Frame 1 (no input): blank canvas, image omitted
Frame 60 (no input): blank canvas, image omitted
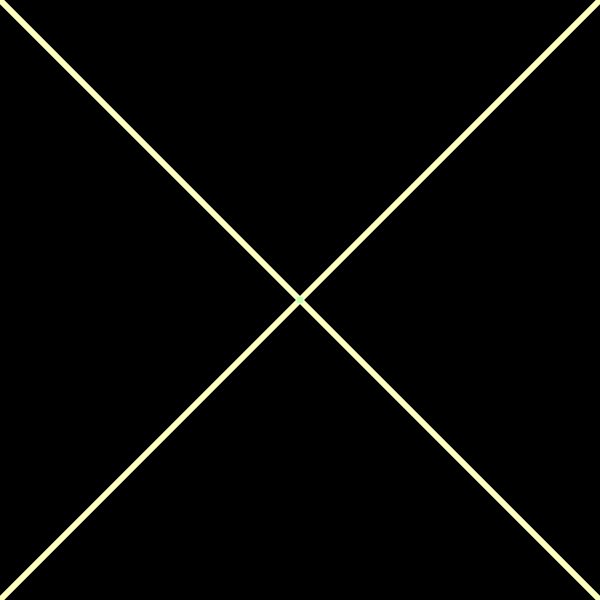
Frame 120 (the mouse pressed at the canvas centre since frame 60)

The p5.js sketch whose frames 1 and 60 were blank and that drew this single picture after the mouse press (run headless with seeded random() and noise() and a simulated clock; from frame 60 on, the mouse is pressed at the canvas centre):

// p5.js sketch
// ── sketch.js
// let colpur = "#F7E4FA";
// let colYellow = "#F1E577";
// let colBlue = "#76AAEE";
// let colGreen = "#ABE478";
// let colRosered = "#F28080";

// let finalCol;

let x, y, px, py;

function setup() {
  createCanvas(600, 600);
  background(0,0,0); 
  
  colorMode(HSB);
}

function draw() {
//     if (mouseX<width/2 && mouseY<height/2) finalCol = colYellow;
//     if (mouseX>width/2 && mouseY<height/2) finalCol = colBlue;
//     if (mouseX<width/2 && mouseY>height/2) finalCol = colRosered;
//     if (mouseX>width/2 && mouseY>height/2) finalCol = colGreen;
  
//     stroke(finalCol);
//     strokeWeight(mouseY/50);
  
  stroke(frameCount %360, 25, 300);
  strokeWeight(mouseY/50);
  
  x = mouseX;
  y = mouseY;
  px = pmouseX;
  py = pmouseY;
  
  if (mouseIsPressed){
  line(x, y, px, py);
  line(width - x, y, width - px, py);
  line(x, height - y,  px, height -py);
  line(width - x, height - y, width - px, height -py);
  }
  
  
}
